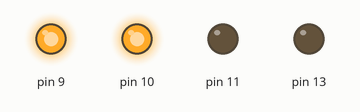
This sketch was run on a simulated Arduino Uno, built with avr-gcc and run on an emulated ATmega328P. On the bench: output pins drawn as LEDs (lit = HIGH). What the sketch prints to the serial monitor is not drawn.

Above: at 0.15 s.
Timing chart, 0 to 1.6 s (numbered marks = the images above):
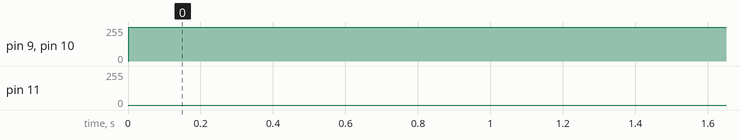

Measured:
- by itself, pin 9: 0/255 → 255/255 at 0.00 s
- by itself, pin 10: LOW → HIGH at 0.00 s

The sketch:

sketch_feb12a.ino
```cpp
void setup() {
  // put your setup code here, to run once:
  pinMode(13, OUTPUT);

  Serial.begin(9600);
  Serial.print("hello");
}

int d=1;

void loop() {
  // put your main code here, to run repeatedly:
  /*
  digitalWrite(11, HIGH);
  digitalWrite(10, HIGH);
  digitalWrite(9, HIGH);
  delay(100);
  digitalWrite(11, LOW);
  digitalWrite(10, LOW);
  digitalWrite(9, LOW);
  delay(1000);
  digitalWrite(11, HIGH);
  digitalWrite(10, HIGH);
  digitalWrite(9, HIGH);
  delay(200);
  digitalWrite(11, LOW);
  digitalWrite(10, LOW);
  digitalWrite(9, LOW);
  delay(500);
  */

  int d2 = 256 / 2;
  for ( int a = 0 ; a < 512 ; a++ )
  {
    if (a >= 0 && a < 256)
    {
      set(11, a);
    }
    else
    {
      set(11, 511 - a);
    }


    if (a >= d2 && a < d2 * 3)
    {
      set(10, a - d2);
    }
    else
    {
      set(10, d2 * 3 - 1 - a);
    }

    if (a >= d2 * 2 && a < d2 * 4)
    {
      set(9, a - d2 * 2);
    }
    else
    {
      set(9, d2 * 4 - 1 - a);
    }
  }

  //down(11);
  //down(10);
  //down(9);
}

void set(int id, int a) {
    analogWrite(id, a);
    delay(d);
}
```
